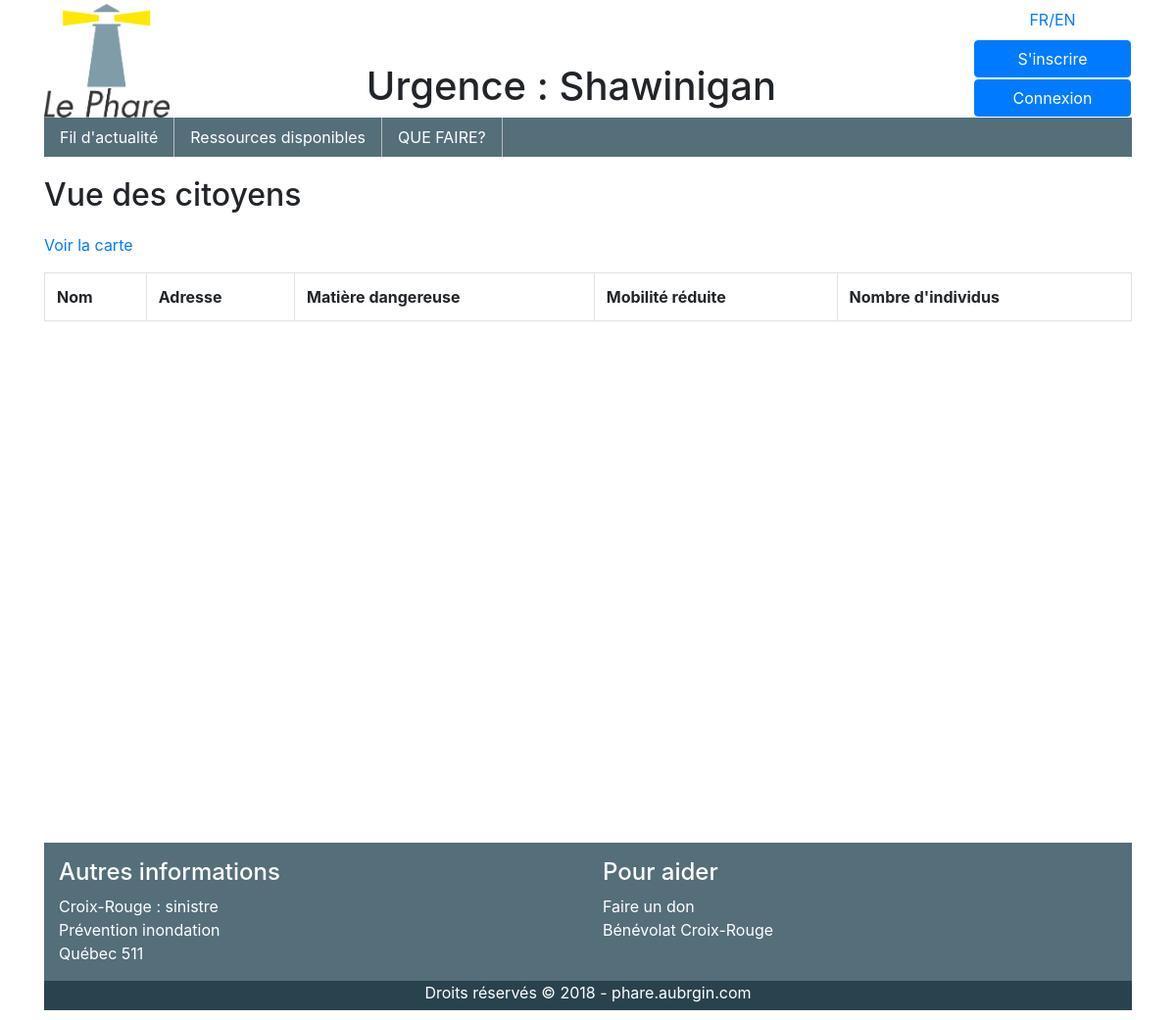
The app's page /vue_citoyens, older data.
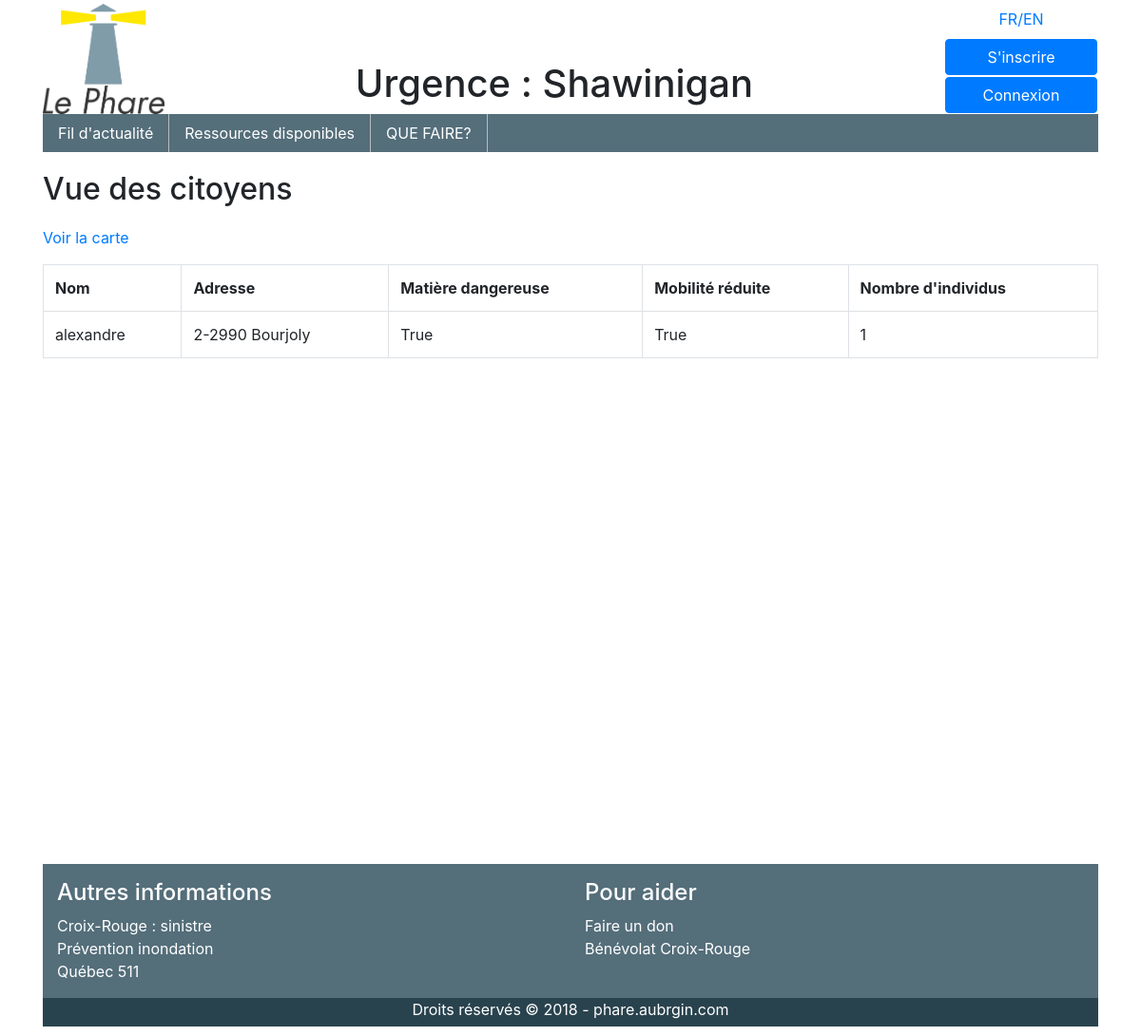
The same page, newer data.
### flux/models.py (models this page shows)
class Citoyen(models.Model):
    user = models.OneToOneField(settings.AUTH_USER_MODEL, on_delete=models.CASCADE)
    mobilite_reduite = models.BooleanField(default=False)
    matiere_dangereuse = models.BooleanField(default=False)
    nombre_individus = models.IntegerField(default=1)
    adresse = models.CharField(max_length=250, default="")
    latitude = models.DecimalField(max_digits=8, decimal_places=6, default=0.000000)
    longitude = models.DecimalField(max_digits=8, decimal_places=6, default=0.000000)

### phare/views.py (the view)
# urls.py: path('vue_citoyens', vue_citoyen, name="vue_citoyen"),
def vue_citoyen(request):
    citoyens = Citoyen.objects.order_by('-adresse')
    context = RequestContext(request)
    context_dict = {'citoyens': citoyens}
    return render_to_response('vue_citoyens.html', context_dict, context)

### ressources/templates/vue_citoyens.html (shortened to what this page needs)
{% extends 'base.html' %}
{% load i18n %}
{% load staticfiles %}
{% block content %}
	<h2>{% trans "Vue des citoyens" %}</h2>
	<p class="text-secondary"><a href="#carte">{% trans "Voir la carte" %}</a></p>
	<div class="row">
		<div class="col-12">
			<div class="table-responsive">
				<table class="table table-condensed table-stripped table-bordered">
					<tr><th>{% trans "Nom" %}</th><th>{% trans "Adresse" %}</th><th>{% trans "Matière dangereuse" %}</th><th>{% trans "Mobilité réduite" %}</th><th>{% trans "Nombre d'individus" %}</tr>
					{% for c in citoyens %}
						<tr>
							<td>{{ c.user.username }}</td><td>{{ c.adresse }}</td><td>{{ c.matiere_dangereuse }}</td><td>{{ c.mobilite_reduite }}</td><td>{{ c.nombre_individus }}</td>
						</tr>
					{% endfor %}
				</table>
			</div>
		</div>
	</div>
	<div class="row" id="carte">
		<div class="col-12">
			<div id="map" style="height:500px"></div>
		</div>
	</div>
{% endblock %}

Row changes from the older to the newer data that the page shows:
added Citoyen: user.username "alexandre", adresse "2-2990 Bourjoly", matiere_dangereuse "True", mobilite_reduite "True", nombre_individus "1"
